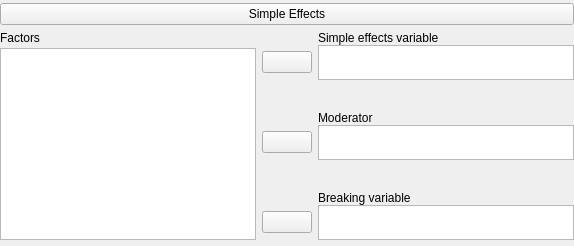
    <widget class="QWidget" name="containerSimpleEffects" native="true">
     <layout class="QGridLayout" name="gridLayout_28">
      <property name="leftMargin">
       <number>0</number>
      </property>
      <property name="topMargin">
       <number>3</number>
      </property>
      <property name="rightMargin">
       <number>0</number>
      </property>
      <property name="bottomMargin">
       <number>3</number>
      </property>
      <item row="1" column="0">
       <widget class="QWidget" name="containerDescriptives" native="true">
        <layout class="QGridLayout" name="gridLayout_29">
         <property name="leftMargin">
          <number>0</number>
         </property>
         <property name="topMargin">
          <number>0</number>
         </property>
         <property name="rightMargin">
          <number>0</number>
         </property>
         <property name="bottomMargin">
          <number>0</number>
         </property>
         <item row="0" column="1">
          <widget class="QWidget" name="widget_16" native="true">
           <layout class="QVBoxLayout" name="verticalLayout_7">
            <property name="leftMargin">
             <number>0</number>
            </property>
            <property name="topMargin">
             <number>0</number>
            </property>
            <property name="rightMargin">
             <number>0</number>
            </property>
            <property name="bottomMargin">
             <number>3</number>
            </property>
            <item>
             <widget class="QWidget" name="widget_21" native="true">
              <property name="sizePolicy">
               <sizepolicy hsizetype="Preferred" vsizetype="Preferred">
                <horstretch>0</horstretch>
                <verstretch>0</verstretch>
               </sizepolicy>
              </property>
              <layout class="QGridLayout" name="gridLayout_16">
               <property name="leftMargin">
                <number>0</number>
               </property>
               <property name="topMargin">
                <number>0</number>
               </property>
               <property name="rightMargin">
                <number>0</number>
               </property>
               <property name="bottomMargin">
                <number>0</number>
               </property>
               <property name="verticalSpacing">
                <number>0</number>
               </property>
               <item row="2" column="0">
                <widget class="AssignButton" name="buttonAssignSimpleEffectsVariable">
                 <property name="sizePolicy">
                  <sizepolicy hsizetype="Fixed" vsizetype="Fixed">
                   <horstretch>0</horstretch>
                   <verstretch>0</verstretch>
                  </sizepolicy>
                 </property>
                 <property name="minimumSize">
                  <size>
                   <width>50</width>
                   <height>0</height>
                  </size>
                 </property>
                 <property name="maximumSize">
                  <size>
                   <width>50</width>
                   <height>16777215</height>
                  </size>
                 </property>
                 <property name="text">
                  <string/>
                 </property>
                </widget>
               </item>
               <item row="0" column="1">
                <widget class="QLabel" name="label_17">
                 <property name="sizePolicy">
                  <sizepolicy hsizetype="Fixed" vsizetype="Fixed">
                   <horstretch>0</horstretch>
                   <verstretch>0</verstretch>
                  </sizepolicy>
                 </property>
                 <property name="text">
                  <string>Simple effects variable</string>
                 </property>
                </widget>
               </item>
               <item row="2" column="1">
                <widget class="BoundListView" name="simpleEffectsVariable">
                 <property name="sizePolicy">
                  <sizepolicy hsizetype="Expanding" vsizetype="Fixed">
                   <horstretch>0</horstretch>
                   <verstretch>0</verstretch>
                  </sizepolicy>
                 </property>
                 <property name="maximumSize">
                  <size>
                   <width>16777215</width>
                   <height>35</height>
                  </size>
                 </property>
                </widget>
               </item>
              </layout>
             </widget>
            </item>
            <item>
             <spacer name="verticalSpacer_3">
              <property name="orientation">
               <enum>Qt::Vertical</enum>
              </property>
              <property name="sizeType">
               <enum>QSizePolicy::Expanding</enum>
              </property>
              <property name="sizeHint" stdset="0">
               <size>
                <width>20</width>
                <height>0</height>
               </size>
              </property>
             </spacer>
            </item>
            <item>
             <widget class="QWidget" name="widget_23" native="true">
              <property name="sizePolicy">
               <sizepolicy hsizetype="Preferred" vsizetype="Preferred">
                <horstretch>0</horstretch>
                <verstretch>0</verstretch>
               </sizepolicy>
              </property>
              <layout class="QGridLayout" name="gridLayout_31">
               <property name="leftMargin">
                <number>0</number>
               </property>
               <property name="topMargin">
                <number>0</number>
               </property>
               <property name="rightMargin">
                <number>0</number>
               </property>
               <property name="bottomMargin">
                <number>0</number>
               </property>
               <property name="verticalSpacing">
                <number>0</number>
               </property>
               <item row="1" column="1">
                <widget class="BoundListView" name="moderator">
                 <property name="sizePolicy">
                  <sizepolicy hsizetype="Expanding" vsizetype="Fixed">
                   <horstretch>0</horstretch>
                   <verstretch>0</verstretch>
                  </sizepolicy>
                 </property>
                 <property name="maximumSize">
                  <size>
                   <width>16777215</width>
                   <height>35</height>
                  </size>
                 </property>
                </widget>
               </item>
               <item row="0" column="1">
                <widget class="QLabel" name="label_20">
                 <property name="sizePolicy">
                  <sizepolicy hsizetype="Fixed" vsizetype="Fixed">
                   <horstretch>0</horstretch>
                   <verstretch>0</verstretch>
                  </sizepolicy>
                 </property>
                 <property name="text">
                  <string>Moderator</string>
                 </property>
                </widget>
               </item>
               <item row="1" column="0">
                <widget class="AssignButton" name="buttonAssignModerator">
                 <property name="sizePolicy">
                  <sizepolicy hsizetype="Fixed" vsizetype="Fixed">
                   <horstretch>0</horstretch>
                   <verstretch>0</verstretch>
                  </sizepolicy>
                 </property>
                 <property name="minimumSize">
                  <size>
                   <width>50</width>
                   <height>0</height>
                  </size>
                 </property>
                 <property name="maximumSize">
                  <size>
                   <width>50</width>
                   <height>16777215</height>
                  </size>
                 </property>
                 <property name="text">
                  <string/>
                 </property>
                </widget>
               </item>
              </layout>
             </widget>
            </item>
            <item>
             <spacer name="verticalSpacer_5">
              <property name="orientation">
               <enum>Qt::Vertical</enum>
              </property>
              <property name="sizeType">
               <enum>QSizePolicy::Expanding</enum>
              </property>
              <property name="sizeHint" stdset="0">
               <size>
                <width>20</width>
                <height>0</height>
               </size>
              </property>
             </spacer>
            </item>
            <item>
             <widget class="QWidget" name="widget_24" native="true">
              <property name="sizePolicy">
               <sizepolicy hsizetype="Preferred" vsizetype="Preferred">
                <horstretch>0</horstretch>
                <verstretch>0</verstretch>
               </sizepolicy>
              </property>
              <layout class="QGridLayout" name="gridLayout_32">
               <property name="leftMargin">
                <number>0</number>
               </property>
               <property name="topMargin">
                <number>0</number>
               </property>
               <property name="rightMargin">
                <number>0</number>
               </property>
               <property name="bottomMargin">
                <number>0</number>
               </property>
               <property name="verticalSpacing">
                <number>0</number>
               </property>
               <item row="1" column="1">
                <widget class="BoundListView" name="breakingVariable">
                 <property name="sizePolicy">
                  <sizepolicy hsizetype="Expanding" vsizetype="Fixed">
                   <horstretch>0</horstretch>
                   <verstretch>0</verstretch>
                  </sizepolicy>
                 </property>
                 <property name="maximumSize">
                  <size>
                   <width>16777215</width>
                   <height>35</height>
                  </size>
                 </property>
                </widget>
               </item>
               <item row="1" column="0">
                <widget class="AssignButton" name="buttonAssignBreakingVariable">
                 <property name="sizePolicy">
                  <sizepolicy hsizetype="Fixed" vsizetype="Fixed">
                   <horstretch>0</horstretch>
                   <verstretch>0</verstretch>
                  </sizepolicy>
                 </property>
                 <property name="minimumSize">
                  <size>
                   <width>50</width>
                   <height>0</height>
                  </size>
                 </property>
                 <property name="maximumSize">
                  <size>
                   <width>50</width>
                   <height>16777215</height>
                  </size>
                 </property>
                 <property name="text">
                  <string/>
                 </property>
                </widget>
               </item>
               <item row="0" column="1">
                <widget class="QLabel" name="label_21">
                 <property name="sizePolicy">
                  <sizepolicy hsizetype="Fixed" vsizetype="Fixed">
                   <horstretch>0</horstretch>
                   <verstretch>0</verstretch>
                  </sizepolicy>
                 </property>
                 <property name="text">
                  <string>Breaking variable</string>
                 </property>
                </widget>
               </item>
              </layout>
             </widget>
            </item>
           </layout>
          </widget>
         </item>
         <item row="0" column="0">
          <widget class="QWidget" name="widget_18" native="true">
           <layout class="QGridLayout" name="gridLayout_33">
            <property name="leftMargin">
             <number>0</number>
            </property>
            <property name="topMargin">
             <number>0</number>
            </property>
            <property name="rightMargin">
             <number>0</number>
            </property>
            <property name="bottomMargin">
             <number>3</number>
            </property>
            <property name="horizontalSpacing">
             <number>0</number>
            </property>
            <property name="verticalSpacing">
             <number>3</number>
            </property>
            <item row="0" column="0">
             <widget class="QLabel" name="label_22">
              <property name="sizePolicy">
               <sizepolicy hsizetype="Fixed" vsizetype="Fixed">
                <horstretch>0</horstretch>
                <verstretch>0</verstretch>
               </sizepolicy>
              </property>
              <property name="text">
               <string>Factors</string>
              </property>
             </widget>
            </item>
            <item row="1" column="0">
             <widget class="AvailableFieldsListView" name="plotVariables_2">
              <property name="sizePolicy">
               <sizepolicy hsizetype="Expanding" vsizetype="Expanding">
                <horstretch>0</horstretch>
                <verstretch>0</verstretch>
               </sizepolicy>
              </property>
              <property name="maximumSize">
               <size>
                <width>16777215</width>
                <height>16777215</height>
               </size>
              </property>
             </widget>
            </item>
           </layout>
          </widget>
         </item>
        </layout>
       </widget>
      </item>
      <item row="0" column="0">
       <widget class="ExpanderButton" name="expanderSimpleEffects">
        <property name="enabled">
         <bool>true</bool>
        </property>
        <property name="sizePolicy">
         <sizepolicy hsizetype="Expanding" vsizetype="Fixed">
          <horstretch>0</horstretch>
          <verstretch>0</verstretch>
         </sizepolicy>
        </property>
        <property name="text">
         <string>Simple Effects</string>
        </property>
        <property name="default">
         <bool>false</bool>
        </property>
        <property name="flat">
         <bool>false</bool>
        </property>
       </widget>
      </item>
     </layout>
    </widget>
